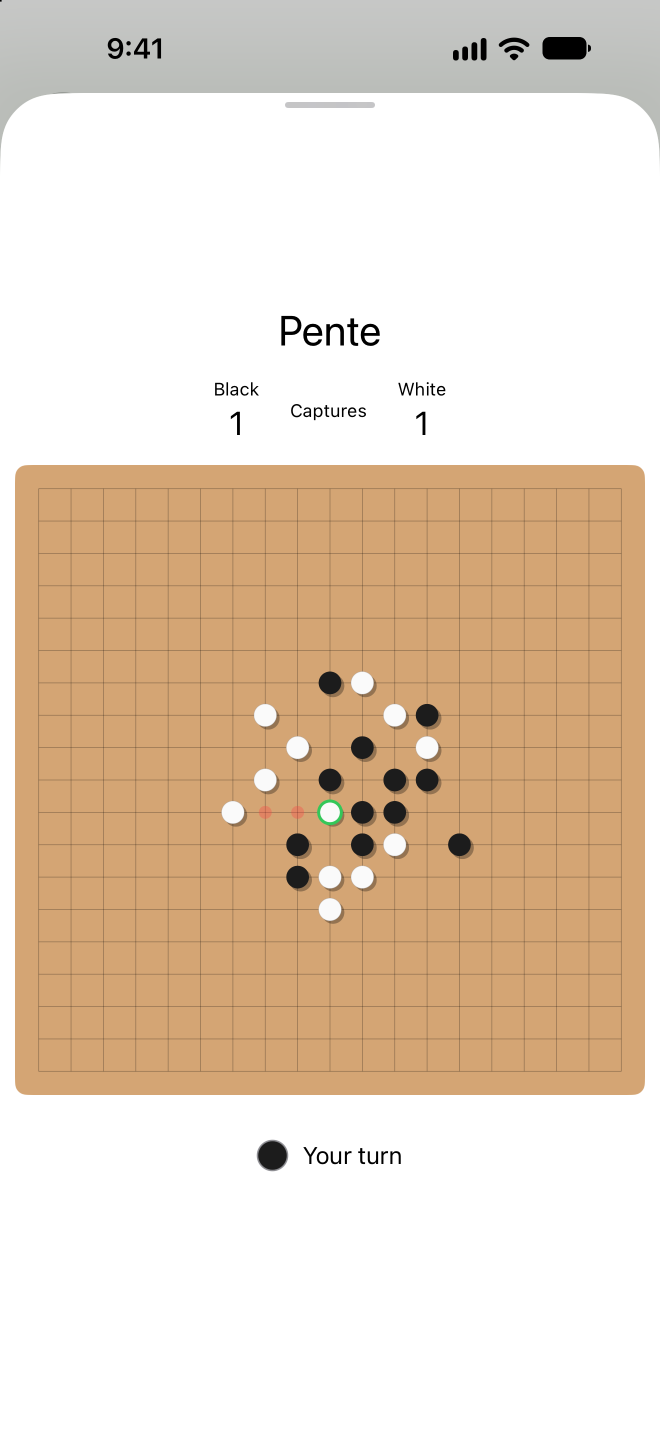
#> input picture marketing/screenshots/raw/A_light.png, 1320 x 2868 px (shown at 1/2 size); its folder holds 4 pictures in this run
$ python compose.py
#> lines starting #> are read from the running program, lines starting #| are printed output that depends on the picture; after the words box and inside, x2 and y2 are one past the last pixel; in counts of white or black regions, pixels touching at a corner belong together
import sys, os
from PIL import Image, ImageDraw, ImageFont, ImageFilter, ImageChops
RAW='raw'; OUT=sys.argv[1] if len(sys.argv)>1 else 'out/en'
os.makedirs(OUT, exist_ok=True)
W,H=1320,2868
DY=640
def font(path,size,var):
    f=ImageFont.truetype(path,size); f.set_variation_by_name(var); return f
SERIF='/System/Library/Fonts/NewYork.ttf'; SANS='/System/Library/Fonts/SFNS.ttf'
DARK=dict(top=(58,38,24), bot=(22,15,10), glow=(212,165,116), head=(250,238,218), sub=(214,186,148), gold=(255,214,0))
LIGHT=dict(top=(246,238,226), bot=(228,210,184), glow=(255,255,255), head=(43,29,20), sub=(110,84,60), gold=(196,150,40))
def background(t):
    bg=Image.new('RGB',(W,H))
#> bg: PIL image 1320x2868 RGB; every value is 0
    d=ImageDraw.Draw(bg)
    for y in range(H):
        k=y/(H-1); d.line([(0,y),(W,y)], fill=tuple(int(t['top'][i]*(1-k)+t['bot'][i]*k) for i in range(3)))
    glow=Image.new('L',(W,H),0); ImageDraw.Draw(glow).ellipse([W*0.05,H*0.22,W*0.95,H*0.78],fill=70)
#> after `glow = Image.new('L', (W, H), 0)`: glow: PIL image 1320x2868 L; every value is 0
#> after `ImageDraw.Draw(glow).ellipse([W * 0.05, H * 0.22, W * 0.95, H * 0.78],`:
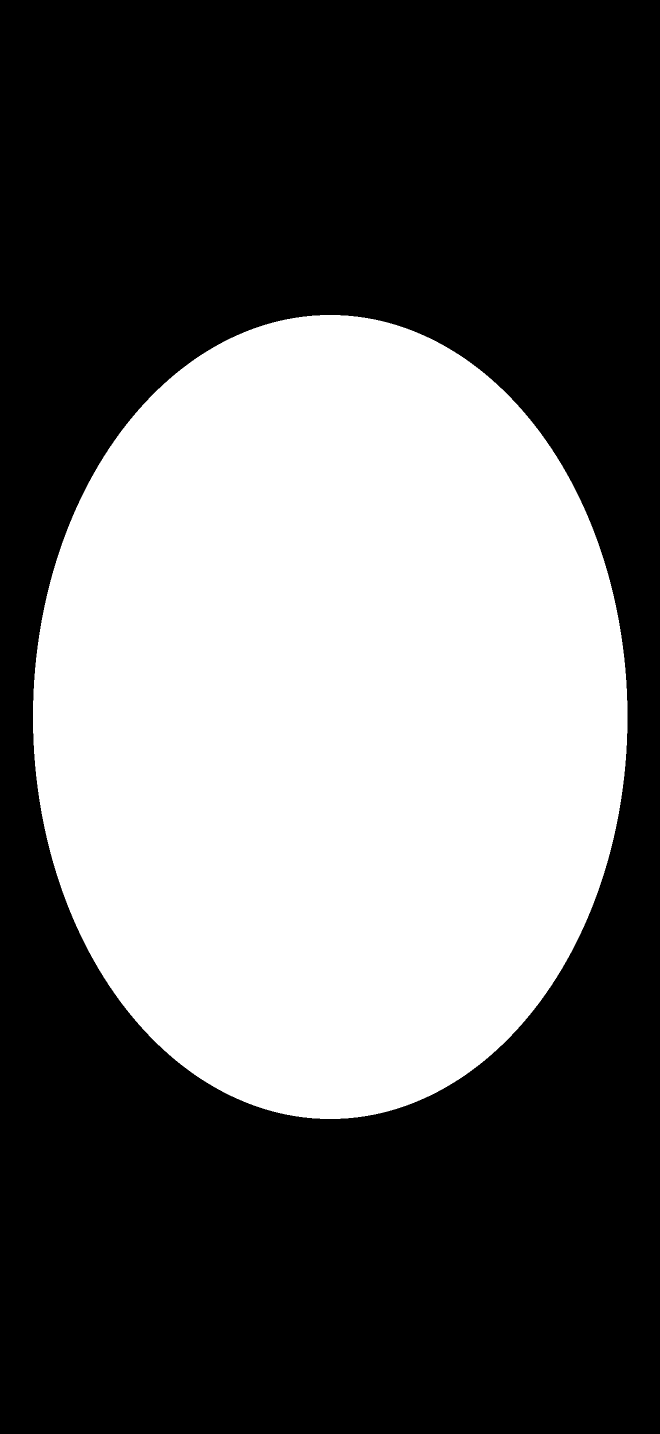
#> glow: PIL image 1320x2868 L (shown at 1/2 size); values 0 (black) and 70 (white), 39.7% white; 1 white region, box (x1, y1, x2, y2) and area: (66, 630, 1255, 2238) 1501444
    glow=glow.filter(ImageFilter.GaussianBlur(260))
    return Image.composite(Image.new('RGB',(W,H),t['glow']),bg,glow)
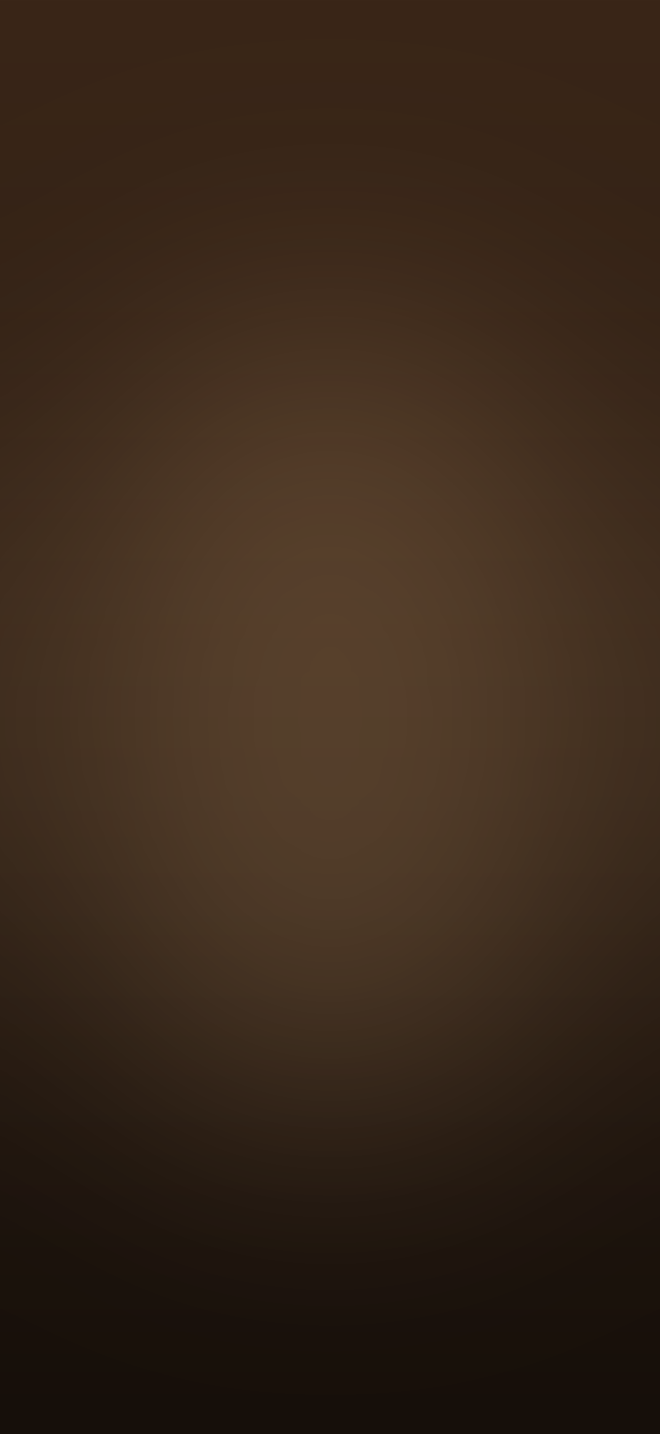
#> returned value: PIL image 1320x2868 RGB (shown at 1/2 size); mean R, G, B 57.1, 40.2, 26.6
def rounded_mask(size,r):
    m=Image.new('L',size,0); ImageDraw.Draw(m).rounded_rectangle([0,0,size[0]-1,size[1]-1],r,fill=255); return m
def device(shot, scale=0.84):
#> called with shot = 'A_light', scale = 0.84
    s=Image.open(os.path.join(RAW,shot+'.png')).convert('RGB')
    sw,sh=int(s.width*scale),int(s.height*scale); s=s.resize((sw,sh),Image.LANCZOS)
#> after `sw, sh = (int(s.width * scale), int(s.height * scale))`: sw = 1108; sh = 2409
    r=int(186*scale); b=18
    frame=Image.new('RGBA',(sw+2*b,sh+2*b),(0,0,0,0))
#> frame: PIL image 1144x2445 RGBA; every value is 0
    ImageDraw.Draw(frame).rounded_rectangle([0,0,sw+2*b-1,sh+2*b-1],r+b,fill=(12,12,12,255),outline=(70,66,62,255),width=3)
    frame.paste(s,(b,b),rounded_mask((sw,sh),r))
#> in rounded_mask, `m = Image.new('L', size, 0)`: m: PIL image 1108x2409 L; every value is 0
#> in rounded_mask, `ImageDraw.Draw(m).rounded_rectangle([0, 0, size[0] - 1, size[1] - 1], `: m: PIL image 1108x2409 L; 99.2% white; 4 black regions, box (x1, y1, x2, y2) and area: (0, 0, 144, 144) 5270, (964, 0, 1108, 144) 5270, (0, 2265, 144, 2409) 5270, (964, 2265, 1108, 2409) 5270
    return frame
def compose(name, shot, lines, sub, theme=DARK, dots=False):
    t=theme; img=background(t)
    dev=device(shot); dx=(W-dev.width)//2; dy=DY
#> after `dx = (W - dev.width) // 2`: dx = 88
    sh=Image.new('L',(W,H),0); ImageDraw.Draw(sh).rounded_rectangle([dx+10,dy+40,dx+dev.width-10,dy+dev.height+30],150,fill=150 if t is DARK else 90)
#> after `ImageDraw.Draw(sh).rounded_rectangle([dx + 10, dy + 40, dx + dev.width`: sh: PIL image 1320x2868 L; values 0 (black) and 150 (white), 64.8% white; 1 black region, box (x1, y1, x2, y2) and area: (0, 0, 1320, 2868) 1333996
    sh=sh.filter(ImageFilter.GaussianBlur(45))
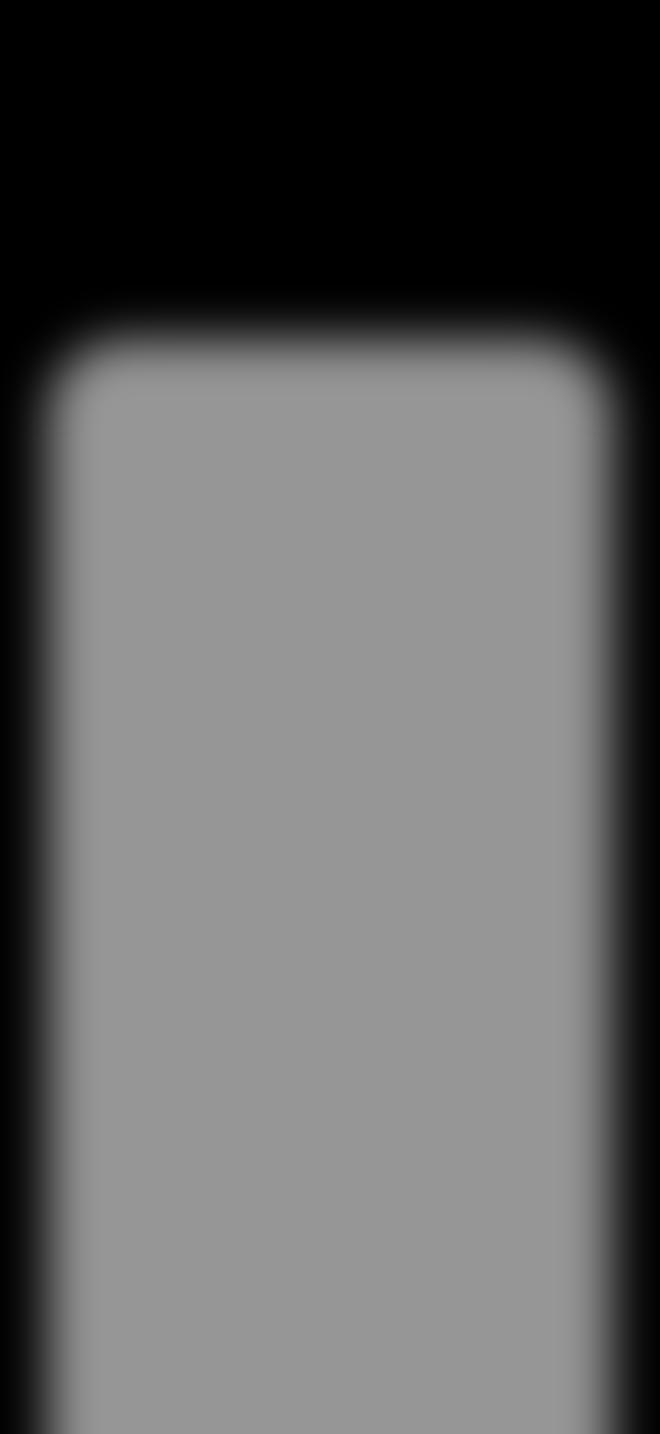
#> sh: PIL image 1320x2868 L (shown at 1/2 size); min 0, max 150, mean 97.1
    img=Image.composite(Image.new('RGB',(W,H),(0,0,0)),img,sh)
    img.paste(dev,(dx,dy),dev)
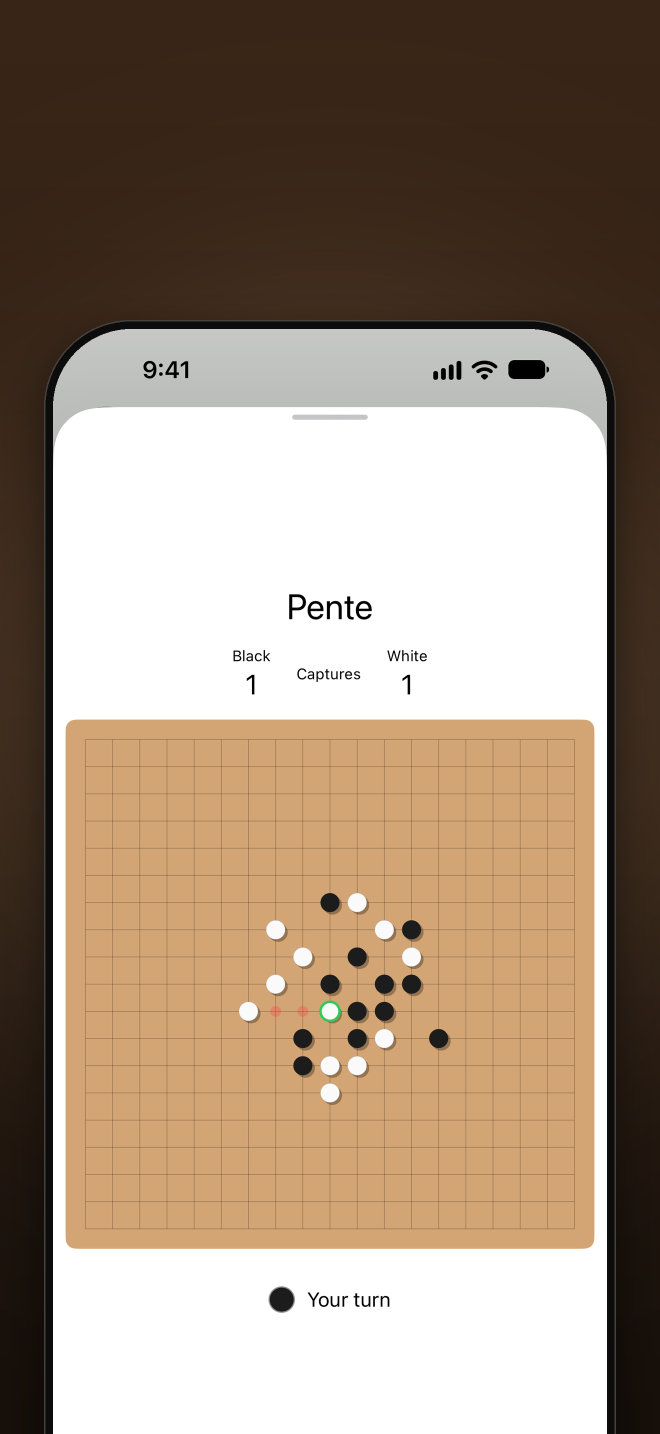
#> img: PIL image 1320x2868 RGB (shown at 1/2 size); mean R, G, B 164.5, 145.5, 127.2
    d=ImageDraw.Draw(img)
    hf=font(SERIF,118,'Bold'); sf=font(SANS,52,'Medium')
    y=150
    if dots:
        for i in range(5):
            cx=W//2+(i-2)*46; d.ellipse([cx-15,y-15,cx+15,y+15],fill=t['gold'])
        y+=50
    for ln in lines:
        w=d.textlength(ln,font=hf); d.text(((W-w)/2,y),ln,font=hf,fill=t['head']); y+=132
    y+=22
    w=d.textlength(sub,font=sf); d.text(((W-w)/2,y),sub,font=sf,fill=t['sub'])
    img.save(os.path.join(OUT,name+'.png'),optimize=True)
    print(name, img.size, img.mode)
SLIDES=[
 ('01_hero','A_light',['Pente,','right in iMessage'],'Challenge friends without leaving the chat.',DARK,True),
 ('02_capture','B_light',['Sandwich a pair.','Capture it.'],'Red rings preview exactly what you’ll take.',DARK,False),
 ('03_five','C_light',['Five in a row','wins the game'],'The winning line glows gold before you send.',DARK,False),
 ('04_message','E_transcript',['Every move','is a message'],'Play at your own pace. No accounts needed.',DARK,False),
 ('05_win','D_light',['Claim victory,','then rematch'],'One tap on Play Again starts the next game.',DARK,False),
 ('06_dark','A_dark',['Beautiful in','Dark Mode'],'A walnut board that’s easy on the eyes.',LIGHT,False),
 ('07_rules','rules_light',['Learn it in','seconds'],'A one-card primer the first time you play.',DARK,False),
]
if __name__=='__main__':
#> (the run stopped early here; a loop or call above may not have finished)
